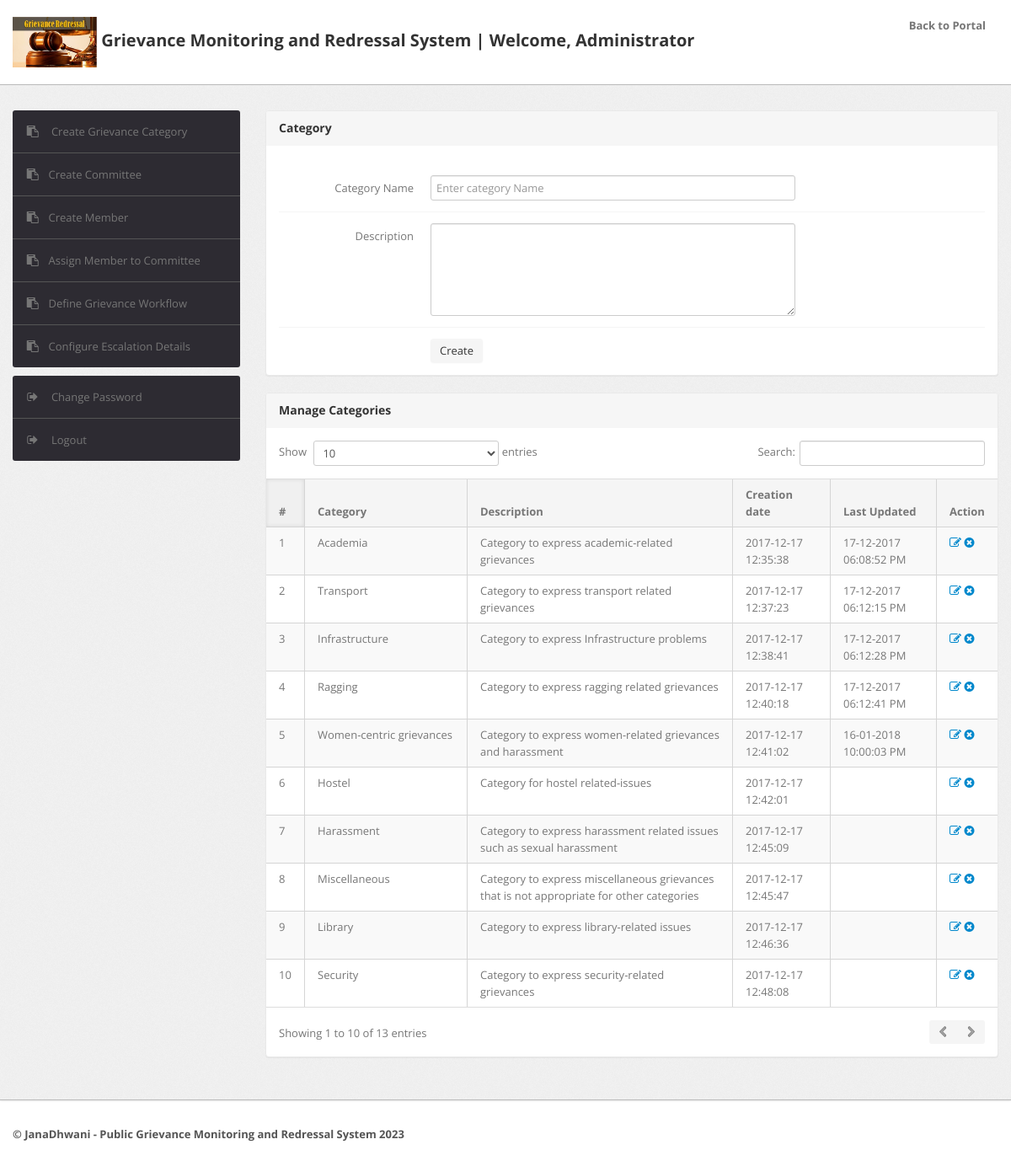
/admin/category.php (signed in), run on an earlier commit of the app's database.
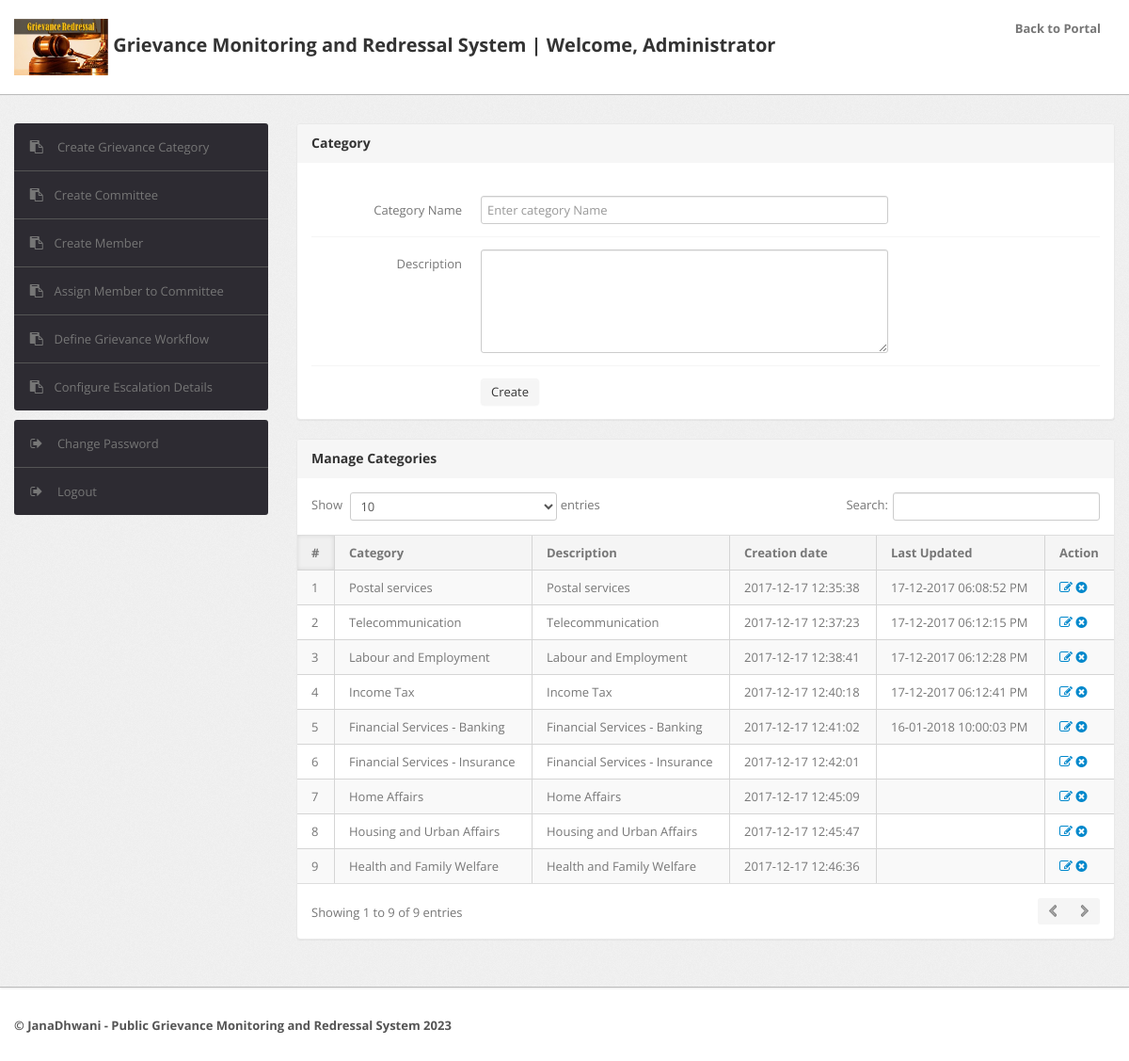
And on a later commit of the database.
### tables this page shows
CREATE TABLE `category` (
  `id` int(11) NOT NULL,
  `categoryName` varchar(255) NOT NULL,
  `categoryDescription` longtext NOT NULL,
  `creationDate` timestamp NOT NULL DEFAULT current_timestamp(),
  `updationDate` varchar(255) NOT NULL,
  `priority` varchar(15) NOT NULL DEFAULT 'Low'
);

### admin/category.php (the view, shortened to what this page needs)
<?php
include('include/config.php');
if(strlen($_SESSION['alogin'])==0)
	{
header('location:index.php');
}
else{
?>
<!DOCTYPE html>
<html lang="en">
<head>
	<link type="text/css" href="bootstrap/css/bootstrap.min.css" rel="stylesheet">
	<link type="text/css" href="bootstrap/css/bootstrap-responsive.min.css" rel="stylesheet">
	<link type="text/css" href="css/theme.css" rel="stylesheet">
	<link type="text/css" href="images/icons/css/font-awesome.css" rel="stylesheet">
</head>
<body>
<?php include('include/header.php');?>
	<div class="wrapper">
		<div class="container">
			<div class="row">
<?php include('include/sidebar.php');?>
			<div class="span9">
					<div class="content">
						<div class="module">
							<div class="module-head">
								<h3>Category</h3>
							</div>
							<div class="module-body">
									<br />
<form class="form-horizontal row-fluid" name="Category" method="post" >
<div class="control-group">
<label class="control-label" for="basicinput">Category Name</label>
<div class="controls">
<input type="text" placeholder="Enter category Name"  name="category" class="span8 tip" required>
</div>
</div>
<div class="control-group">
											<label class="control-label" for="basicinput">Description</label>
											<div class="controls">
												<textarea class="span8" name="description" rows="5"></textarea>
											</div>
										</div>
	<div class="control-group">
											<div class="controls">
												<button type="submit" name="submit" class="btn">Create</button>
											</div>
										</div>
									</form>
							</div>
						</div>
	<div class="module">
							<div class="module-head">
								<h3>Manage Categories</h3>
							</div>
							<div class="module-body table">
								<table cellpadding="0" cellspacing="0" border="0" class="datatable-1 table table-bordered table-striped	 display" width="100%">
									<thead>
										<tr>
											<th>#</th>
											<th>Category</th>
											<th>Description</th>
											<th>Creation date</th>
											<th>Last Updated</th>
											<th>Action</th>
										</tr>
									</thead>
									<tbody>
<?php $query=mysqli_query($bd,"select * from category");
$cnt=1;
while($row=mysqli_fetch_array($query))
{
?>
										<tr>
											<td><?php echo htmlentities($cnt);?></td>
											<td><?php echo htmlentities($row['categoryName']);?></td>
											<td><?php echo htmlentities($row['categoryDescription']);?></td>
											<td> <?php echo htmlentities($row['creationDate']);?></td>
											<td><?php echo htmlentities($row['updationDate']);?></td>
											<td>
											<a href="edit-category.php?id=<?php echo $row['id']?>" ><i class="icon-edit"></i></a>
											<a href="category.php?id=<?php echo $row['id']?>&del=delete" onClick="return confirm('Are you sure you want to delete?')"><i class="icon-remove-sign"></i></a></td>
										</tr>
										<?php $cnt=$cnt+1; } ?>
								</table>
							</div>
						</div>
					</div>
				</div>
			</div>
		</div>
	</div>
<?php include('include/footer.php');?>
</body>
<?php } ?>

What changed in the data, as far as the page shows it:
removed category: categoryName "Academia", categoryDescription "Category to express academic-related grievances", creationDate "2017-12-17 12:35:38", updationDate "17-12-2017 06:08:52 PM"
removed category: categoryName "Transport", categoryDescription "Category to express transport related grievances", creationDate "2017-12-17 12:37:23", updationDate "17-12-2017 06:12:15 PM"
removed category: categoryName "Infrastructure", categoryDescription "Category to express Infrastructure problems", creationDate "2017-12-17 12:38:41", updationDate "17-12-2017 06:12:28 PM"
removed category: categoryName "Ragging", categoryDescription "Category to express ragging related grievances", creationDate "2017-12-17 12:40:18", updationDate "17-12-2017 06:12:41 PM"
removed category: categoryName "Women-centric grievances", categoryDescription "Category to express women-related grievances and harassment", creationDate "2017-12-17 12:41:02", updationDate "16-01-2018 10:00:03 PM"
removed category: categoryName "Hostel", categoryDescription "Category for hostel related-issues", creationDate "2017-12-17 12:42:01"
removed category: categoryName "Harassment", categoryDescription "Category to express harassment related issues such as sexual harassment", creationDate "2017-12-17 12:45:09"
removed category: categoryName "Miscellaneous", categoryDescription "Category to express miscellaneous grievances that is not appropriate for other categories", creationDate "2017-12-17 12:45:47"
removed category: categoryName "Library", categoryDescription "Category to express library-related issues", creationDate "2017-12-17 12:46:36"
removed category: categoryName "Security", categoryDescription "Category to express security-related grievances", creationDate "2017-12-17 12:48:08"
added category: categoryName "Postal services", categoryDescription "Postal services", creationDate "2017-12-17 12:35:38", updationDate "17-12-2017 06:08:52 PM"
added category: categoryName "Telecommunication", categoryDescription "Telecommunication", creationDate "2017-12-17 12:37:23", updationDate "17-12-2017 06:12:15 PM"
added category: categoryName "Labour and Employment", categoryDescription "Labour and Employment", creationDate "2017-12-17 12:38:41", updationDate "17-12-2017 06:12:28 PM"
added category: categoryName "Income Tax", categoryDescription "Income Tax", creationDate "2017-12-17 12:40:18", updationDate "17-12-2017 06:12:41 PM"
added category: categoryName "Financial Services - Banking", categoryDescription "Financial Services - Banking", creationDate "2017-12-17 12:41:02", updationDate "16-01-2018 10:00:03 PM"
added category: categoryName "Financial Services - Insurance", categoryDescription "Financial Services - Insurance", creationDate "2017-12-17 12:42:01"
added category: categoryName "Home Affairs", categoryDescription "Home Affairs", creationDate "2017-12-17 12:45:09"
added category: categoryName "Housing and Urban Affairs", categoryDescription "Housing and Urban Affairs", creationDate "2017-12-17 12:45:47"
added category: categoryName "Health and Family Welfare", categoryDescription "Health and Family Welfare", creationDate "2017-12-17 12:46:36"
Also different on the page:
text written by a page script: "Show entries Search: Showing 1 to 10 of 13 entries" → "Show entries Search: Showing 1 to 9 of 9 entries"
